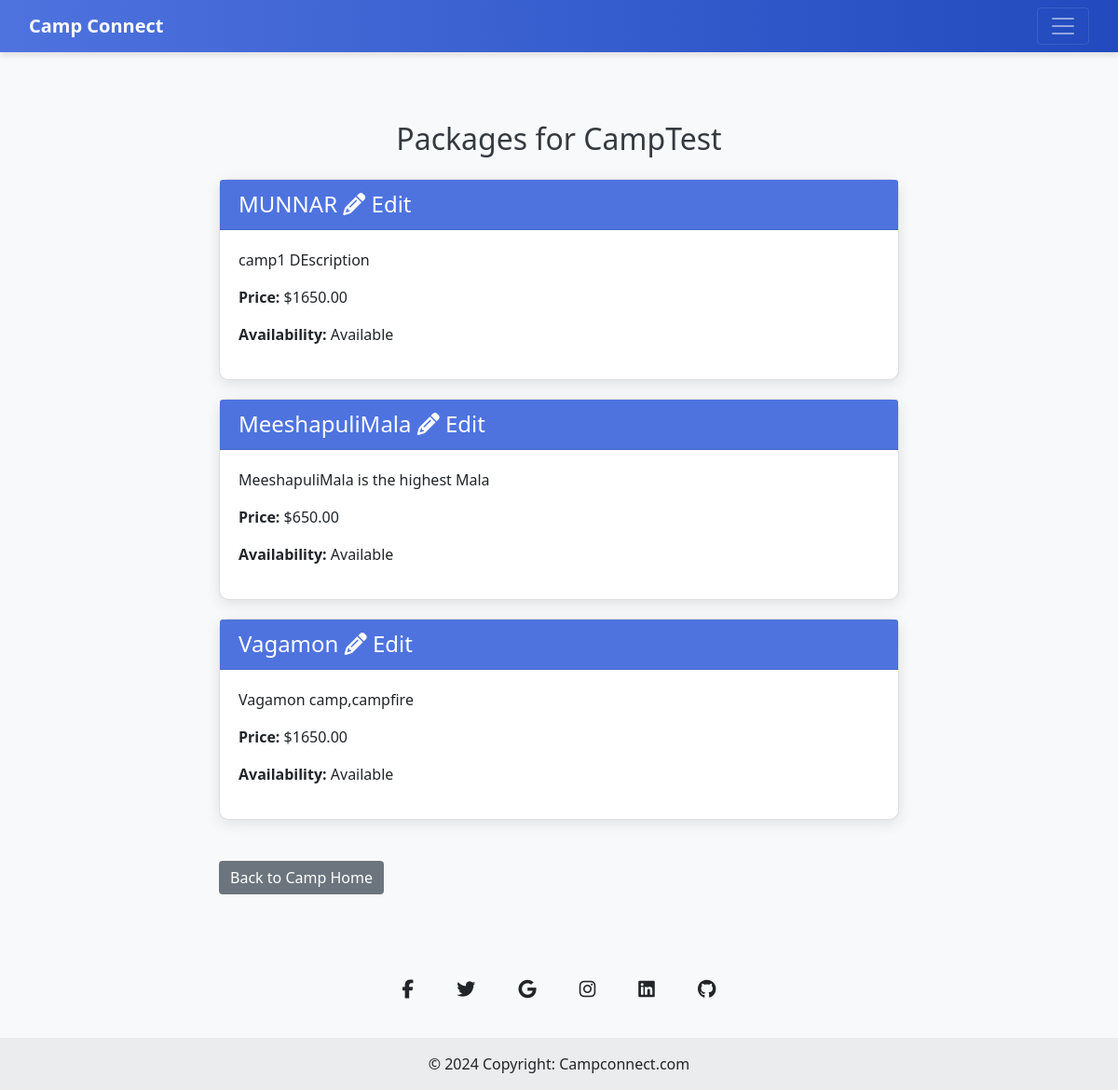
/Camp/packages/ (signed in), run on the app's committed database.
### Camp/models.py (models this page shows)
class Camp(models.Model):
    camp_name = models.CharField(max_length=150)
    email = models.EmailField(unique=True)
    phone_number = models.CharField(max_length=15)
    camp_regno = models.CharField(max_length=100, unique=True)
    camp_provider_name = models.CharField(max_length=150)
    password = models.CharField(max_length=100)
    date_registered = models.DateTimeField(auto_now_add=True)
    vstatus=models.IntegerField(default=0)

class CampPackage(models.Model):
    camp = models.ForeignKey('Camp', on_delete=models.CASCADE, related_name='packages')
    package_name = models.CharField(max_length=100)
    description = models.TextField()
    location = models.TextField()
    camp_start_date = models.DateField(auto_now_add=True)
    camp_end_date = models.DateField()
    booking_start_date =models.DateField(auto_now_add=True)
    booking_end_date = models.DateField()
    max_people = models.PositiveIntegerField()
    facilities_provided = models.ManyToManyField('CampFacility', related_name='camp_packages', blank=True)
    price = models.DecimalField(max_digits=10, decimal_places=2)
    availability = models.BooleanField(default=True)
    images = models.ImageField(upload_to='package_images/', blank=True, null=True)

### Camp/views.py (the view)
# urls.py: path('packages/', views.view_all_packages, name='view_all_packages'),
def view_all_packages(request):
    camp_id = request.session.get('Cid')
    if not camp_id:
        messages.error(request, "Camp not logged in.")
        return redirect('User:Index')
    camp = get_object_or_404(Camp, id=camp_id)
    packages = CampPackage.objects.filter(camp=camp)
    return render(request, 'Camp/View_all_packages.html', {'camp': camp, 'packages': packages})

### Camp/templates/Camp/View_all_packages.html (shortened to what this page needs)
{% extends "Camp/base.html"%}
{% block navbar%}
<!DOCTYPE html>
<html lang="en">
<head>
    <link href="https://stackpath.bootstrapcdn.com/bootstrap/4.5.2/css/bootstrap.min.css" rel="stylesheet">
</head>
<body>
    <div class="container">
        <div class="row justify-content-center">
            <div class="col-md-8">
                <h2 class="text-center my-4">Packages for {{ camp.camp_name }}</h2>
                <div class="list-group">
                    {% for package in packages %}
                        <div class="card">
                            <div class="card-header">
                                <h4 class="mb-0">
                                    <a href="{% url 'Camp:view_package' package.id %}" class="text-white text-decoration-none">{{ package.package_name }} <i class="fas fa-pencil-alt"></i> Edit</a>
                                </h4>
                            </div>
                            <div class="card-body">
                                <p>{{ package.description|truncatewords:20 }}</p>
                                <p><strong>Price:</strong> ${{ package.price }}</p>
                                <p><strong>Availability:</strong> {{ package.availability|yesno:"Available,Not Available" }}</p>
                            </div>
                        </div>
                    {% endfor %}
                </div>
                <a href="{% url 'Camp:Camp_home' %}" class="btn btn-secondary mt-4">Back to Camp Home</a>
            </div>
        </div>
    </div>
<footer class="text-center bg-body-tertiary">
    <div class="container pt-4">
      <section class="mb-4">
        <a
          data-mdb-ripple-init
          class="btn btn-link btn-floating btn-lg text-body m-1"
          href="#!"
          role="button"
          data-mdb-ripple-color="dark"
          ><i class="fab fa-facebook-f"></i
        ></a>
        <a
          data-mdb-ripple-init
          class="btn btn-link btn-floating btn-lg text-body m-1"
          href="#!"
          role="button"
          data-mdb-ripple-color="dark"
          ><i class="fab fa-twitter"></i
        ></a>
        <a
          data-mdb-ripple-init
          class="btn btn-link btn-floating btn-lg text-body m-1"
          href="#!"
          role="button"
          data-mdb-ripple-color="dark"
          ><i class="fab fa-google"></i
        ></a>
        <a
          data-mdb-ripple-init
          class="btn btn-link btn-floating btn-lg text-body m-1"
          href="#!"
          role="button"
          data-mdb-ripple-color="dark"
          ><i class="fab fa-instagram"></i
        ></a>
        <a
          data-mdb-ripple-init
          class="btn btn-link btn-floating btn-lg text-body m-1"
          href="#!"
          role="button"
          data-mdb-ripple-color="dark"
          ><i class="fab fa-linkedin"></i
        ></a>
        <a
          data-mdb-ripple-init
          class="btn btn-link btn-floating btn-lg text-body m-1"
          href="#!"
          role="button"
          data-mdb-ripple-color="dark"
          ><i class="fab fa-github"></i
        ></a>
      </section>
    </div>
    <div class="text-center p-3" style="background-color: rgba(0, 0, 0, 0.05);">
      © 2024 Copyright:
      <a class="text-body" href="www.campconnect.com">Campconnect.com</a>
    </div>
  </footer>
</body>
</html>
{% endblock navbar%}

### Camp/templates/Camp/base.html (style rules this page uses)
body { background-color: #f8f9fa; font-family: 'Segoe UI', Tahoma, Geneva, Verdana, sans-serif; }

### Camp/templates/Camp/View_all_packages.html (style rules this page uses)
body { background-color: #f8f9fa; font-family: 'Segoe UI', Tahoma, Geneva, Verdana, sans-serif; }
.container { margin-top: 50px; }
h2 { color: #343a40; }
.card { border-radius: 10px; box-shadow: 0 4px 15px rgba(0, 0, 0, 0.1); margin-bottom: 20px; }
.card-header { background-color: #4e73df; color: white; font-weight: bold; }
.card-body { padding: 20px; }
.btn-secondary { background-color: #6c757d; border: none; transition: background 0.3s ease; }

### data on the page
Camp: camp_name "CampTest"
CampPackage: package_name "MUNNAR", description "camp1 DEscription", price "1650.00", availability "Available"
CampPackage: package_name "MeeshapuliMala", description "MeeshapuliMala is the highest Mala", price "650.00", availability "Available"
CampPackage: package_name "Vagamon", description "Vagamon camp,campfire", price "1650.00", availability "Available"
